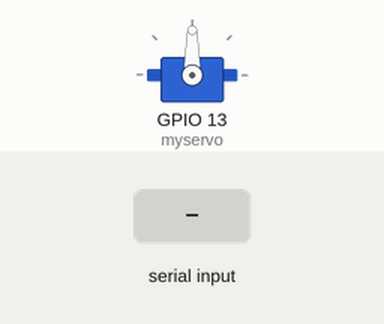
A program run on a simulated ESP32. Shown: servo. The inputs (shaded band) are chosen by the test bench. The ROS host is connected and sends only what is stated.

Above: at 0.8 s.
0.9 s: "1" received over Serial
At 1.35 s:
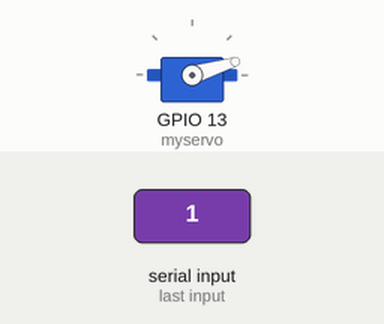
At 1.95 s:
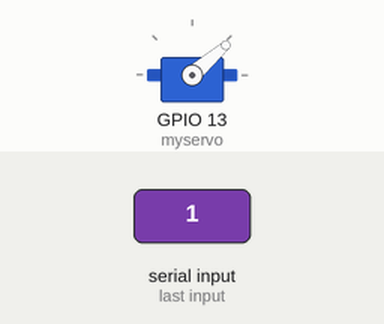
Timing chart, 0 to 12.9 s (numbered marks = the images above; inputs shaded):
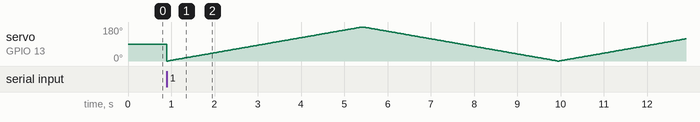

The program:

main.cpp
```cpp
#include <Arduino.h>
#include <micro_ros_platformio.h>
#include <rcl/rcl.h>
#include <rclc/rclc.h>
#include <rclc/executor.h>
#include <std_msgs/msg/int32.h>
#include <rosidl_runtime_c/string_functions.h>
#include <ESP32Servo.h>

rcl_publisher_t servo_pub;
std_msgs__msg__Int32 msg;

rclc_executor_t executor;
rclc_support_t support;
rcl_allocator_t allocator;
rcl_node_t node;
rcl_timer_t timer;

Servo myservo;

int pos = 0;

#if !defined(MICRO_ROS_TRANSPORT_ARDUINO_SERIAL)
#error This example is only avaliable for Arduino framework with serial transport.
#endif

#define RCCHECK(fn) { rcl_ret_t temp_rc = fn; if((temp_rc != RCL_RET_OK)){error_loop();}}
#define RCSOFTCHECK(fn) { rcl_ret_t temp_rc = fn; if((temp_rc != RCL_RET_OK)){}}

void error_loop() {
  while(1) {
    delay(100);
  }
}

void timer_callback(rcl_timer_t * timer, int64_t last_call_time) {
  RCLC_UNUSED(last_call_time);
  if (timer != NULL) {
    RCSOFTCHECK(rcl_publish(&servo_pub, &msg, NULL));
  }
}

void setup() {
  Serial.begin(115200);
  set_microros_serial_transports(Serial);
  while (!Serial);

  allocator = rcl_get_default_allocator();

  RCCHECK(rclc_support_init(&support, 0, NULL, &allocator));

  RCCHECK(rclc_node_init_default(&node, "servo_pub", "", &support));

  RCCHECK(rclc_publisher_init_default(
      &servo_pub,
      &node,
      ROSIDL_GET_MSG_TYPE_SUPPORT(std_msgs, msg, Int32),
      "/servo"));

  const unsigned int timer_timeout = 500; // create timer,
  RCCHECK(rclc_timer_init_default(&timer, &support, RCL_MS_TO_NS(timer_timeout), timer_callback));

  RCCHECK(rclc_executor_init(&executor, &support.context, 1, &allocator));
  RCCHECK(rclc_executor_add_timer(&executor, &timer));

  myservo.attach(13);

  while (Serial.available() && Serial.read()); // empty buffer
  while (!Serial.available());                 // wait for data
  while (Serial.available() && Serial.read()); // empty buffer again

}

void loop() {
  for (pos = 0; pos <= 180; pos += 1) { // goes from 0 degrees to 180 degrees
    myservo.write(pos);              // tell servo to go to position in variable 'pos'
    msg.data = pos;
    RCSOFTCHECK(rclc_executor_spin_some(&executor, RCL_MS_TO_NS(10000)));
    delay(15);
  }

  for (pos = 180; pos >= 0; pos -= 1) { // goes from 180 degrees to 0 degrees
    myservo.write(pos);              // tell servo to go to position in variable 'pos'
    msg.data = pos;
    RCSOFTCHECK(rclc_executor_spin_some(&executor, RCL_MS_TO_NS(10000)));
    delay(15);
  }
}
```
